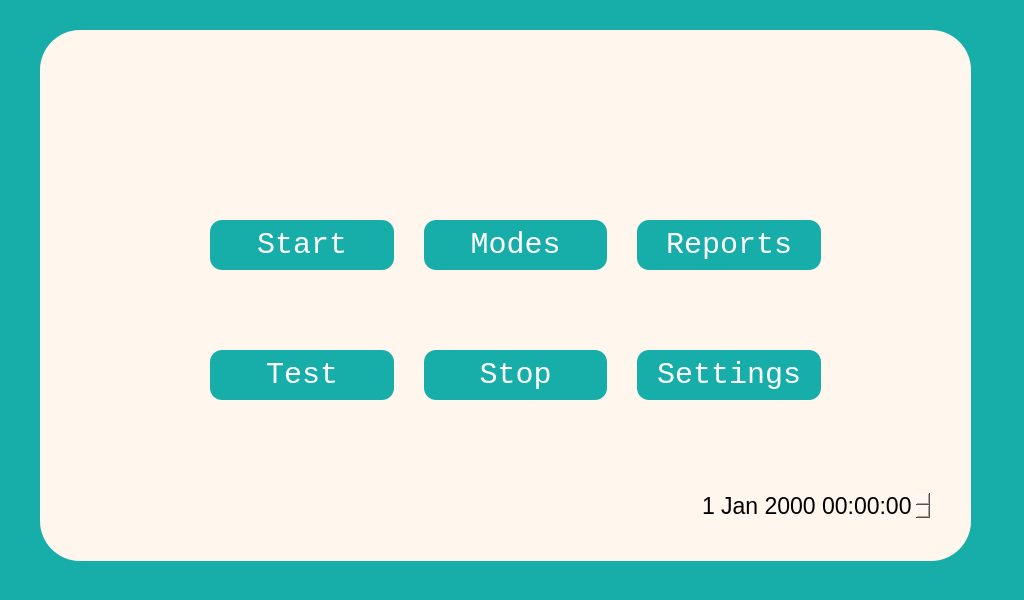
<?xml version="1.0" encoding="UTF-8"?>
<ui version="4.0">
 <class>MainWindow</class>
 <widget class="QMainWindow" name="MainWindow">
  <property name="geometry">
   <rect>
    <x>0</x>
    <y>0</y>
    <width>1024</width>
    <height>600</height>
   </rect>
  </property>
  <property name="windowTitle">
   <string>MainWindow</string>
  </property>
  <widget class="QWidget" name="centralwidget">
   <widget class="QWidget" name="widget" native="true">
    <property name="geometry">
     <rect>
      <x>0</x>
      <y>0</y>
      <width>1024</width>
      <height>601</height>
     </rect>
    </property>
    <property name="minimumSize">
     <size>
      <width>1024</width>
      <height>600</height>
     </size>
    </property>
    <property name="styleSheet">
     <string notr="true">background-color:#17AEAA;</string>
    </property>
    <widget class="QWidget" name="widget_2" native="true">
     <property name="geometry">
      <rect>
       <x>40</x>
       <y>30</y>
       <width>931</width>
       <height>531</height>
      </rect>
     </property>
     <property name="minimumSize">
      <size>
       <width>10</width>
       <height>50</height>
      </size>
     </property>
     <property name="styleSheet">
      <string notr="true">background-color: #FFF6ED;
border-radius: 40px;</string>
     </property>
     <widget class="QLabel" name="label">
      <property name="geometry">
       <rect>
        <x>20</x>
        <y>20</y>
        <width>81</width>
        <height>51</height>
       </rect>
      </property>
      <property name="text">
       <string/>
      </property>
      <property name="pixmap">
       <pixmap>C:/Users/Desktop/Desktop/aa-120x120.webp</pixmap>
      </property>
      <property name="scaledContents">
       <bool>true</bool>
      </property>
     </widget>
     <widget class="QLineEdit" name="lineEdit">
      <property name="geometry">
       <rect>
        <x>380</x>
        <y>220</y>
        <width>113</width>
        <height>20</height>
       </rect>
      </property>
     </widget>
     <widget class="QTextEdit" name="textEdit">
      <property name="geometry">
       <rect>
        <x>470</x>
        <y>470</y>
        <width>104</width>
        <height>71</height>
       </rect>
      </property>
     </widget>
     <widget class="QLabel" name="label_5">
      <property name="geometry">
       <rect>
        <x>70</x>
        <y>460</y>
        <width>51</width>
        <height>41</height>
       </rect>
      </property>
      <property name="text">
       <string/>
      </property>
      <property name="pixmap">
       <pixmap>C:/Users/Desktop/Downloads/left-arrow (1).png</pixmap>
      </property>
      <property name="scaledContents">
       <bool>true</bool>
      </property>
     </widget>
     <widget class="QDateTimeEdit" name="dateTimeEdit">
      <property name="geometry">
       <rect>
        <x>660</x>
        <y>460</y>
        <width>231</width>
        <height>31</height>
       </rect>
      </property>
      <property name="styleSheet">
       <string notr="true">font-size: 23px;</string>
      </property>
     </widget>
     <widget class="QWidget" name="layoutWidget">
      <property name="geometry">
       <rect>
        <x>170</x>
        <y>130</y>
        <width>611</width>
        <height>301</height>
       </rect>
      </property>
      <layout class="QGridLayout" name="gridLayout">
       <property name="horizontalSpacing">
        <number>30</number>
       </property>
       <property name="verticalSpacing">
        <number>20</number>
       </property>
       <item row="0" column="0">
        <widget class="QPushButton" name="pushButton">
         <property name="minimumSize">
          <size>
           <width>40</width>
           <height>50</height>
          </size>
         </property>
         <property name="sizeIncrement">
          <size>
           <width>0</width>
           <height>0</height>
          </size>
         </property>
         <property name="styleSheet">
          <string notr="true">background-color: #17AEAA;
border-color: rgb(255, 170, 127);
color: white;
border-radius:12px;
font-size: 30px;
width: 30pt;
height:20pt;
font-family: Consolas;</string>
         </property>
         <property name="text">
          <string>Start</string>
         </property>
         <property name="iconSize">
          <size>
           <width>20</width>
           <height>20</height>
          </size>
         </property>
        </widget>
       </item>
       <item row="0" column="2">
        <widget class="QPushButton" name="pushButton_6">
         <property name="minimumSize">
          <size>
           <width>20</width>
           <height>50</height>
          </size>
         </property>
         <property name="styleSheet">
          <string notr="true">background-color: #17AEAA;
color:white;
border-radius: 12px;
font-size: 30px;
font-family: Consolas;
</string>
         </property>
         <property name="text">
          <string>Reports</string>
         </property>
        </widget>
       </item>
       <item row="1" column="0">
        <widget class="QPushButton" name="pushButton_2">
         <property name="minimumSize">
          <size>
           <width>40</width>
           <height>50</height>
          </size>
         </property>
         <property name="styleSheet">
          <string notr="true">background-color: #17AEAA;
border-color: rgb(255, 170, 127);
color: white;
border-radius:12px;
font-size: 30px;
width: 30pt;
height:20pt;
font-family: Consolas;</string>
         </property>
         <property name="text">
          <string>Test</string>
         </property>
        </widget>
       </item>
       <item row="1" column="1">
        <widget class="QPushButton" name="pushButton_3">
         <property name="minimumSize">
          <size>
           <width>40</width>
           <height>50</height>
          </size>
         </property>
         <property name="styleSheet">
          <string notr="true">background-color: #17AEAA;
border-color: rgb(255, 170, 127);
color: white;
border-radius:12px;
font-size: 30px;
width: 30pt;
height:20pt;
font-family: Consolas;</string>
         </property>
         <property name="text">
          <string>Stop</string>
         </property>
        </widget>
       </item>
       <item row="0" column="1">
        <widget class="QPushButton" name="pushButton_5">
         <property name="minimumSize">
          <size>
           <width>32</width>
           <height>50</height>
          </size>
         </property>
         <property name="styleSheet">
          <string notr="true">background-color: #17AEAA;
color:white;
border-radius:12px;
font-size: 30px;
font-family: Consolas;</string>
         </property>
         <property name="text">
          <string>Modes</string>
         </property>
        </widget>
       </item>
       <item row="1" column="2">
        <widget class="QPushButton" name="pushButton_4">
         <property name="minimumSize">
          <size>
           <width>40</width>
           <height>50</height>
          </size>
         </property>
         <property name="styleSheet">
          <string notr="true">background-color: #17AEAA;
border-color: rgb(255, 170, 127);
color: white;
border-radius:12px;
font-size: 30px;
width: 30pt;
height:20pt;
font-family: Consolas;</string>
         </property>
         <property name="text">
          <string>Settings</string>
         </property>
        </widget>
       </item>
      </layout>
      <zorder>pushButton_2</zorder>
      <zorder>pushButton</zorder>
      <zorder>pushButton_5</zorder>
      <zorder>pushButton_6</zorder>
      <zorder>pushButton_3</zorder>
      <zorder>pushButton_4</zorder>
     </widget>
     <widget class="QWidget" name="">
      <property name="geometry">
       <rect>
        <x>760</x>
        <y>40</y>
        <width>121</width>
        <height>31</height>
       </rect>
      </property>
      <layout class="QHBoxLayout" name="horizontalLayout">
       <item>
        <widget class="QLabel" name="label_3">
         <property name="text">
          <string/>
         </property>
         <property name="pixmap">
          <pixmap>C:/Users/Desktop/Downloads/user.png</pixmap>
         </property>
         <property name="scaledContents">
          <bool>true</bool>
         </property>
        </widget>
       </item>
       <item>
        <widget class="QLabel" name="label_4">
         <property name="text">
          <string/>
         </property>
         <property name="pixmap">
          <pixmap>C:/Users/Desktop/Downloads/report.png</pixmap>
         </property>
         <property name="scaledContents">
          <bool>true</bool>
         </property>
        </widget>
       </item>
       <item>
        <widget class="QLabel" name="label_2">
         <property name="text">
          <string/>
         </property>
         <property name="pixmap">
          <pixmap>C:/Users/Desktop/Downloads/settings.png</pixmap>
         </property>
         <property name="scaledContents">
          <bool>true</bool>
         </property>
        </widget>
       </item>
      </layout>
     </widget>
    </widget>
   </widget>
  </widget>
 </widget>
 <resources/>
 <connections/>
</ui>
